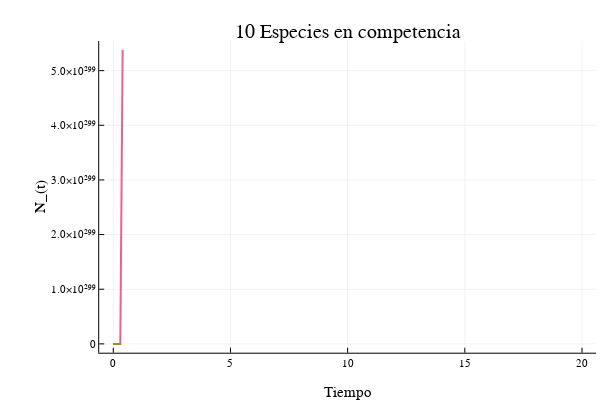

The notebook cell saved with this chart:
### Code cell
plot(t,sol10[:,1],label ="",w=2,
    title = "10 Especies en competencia",
    xlabel = "Tiempo",
    ylabel = "N_(t)"
)
plot!(t,sol10[:,2],label ="",w=2)
plot!(t,sol10[:,3],label ="",w=2)
plot!(t,sol10[:,4],label ="",w=2)
plot!(t,sol10[:,5],label ="",w=2)
plot!(t,sol10[:,6],label ="",w=2)
plot!(t,sol10[:,7],label ="",w=2)
plot!(t,sol10[:,8],label ="",w=2)
plot!(t,sol10[:,9],label ="",w=2)
plot!(t,sol10[:,10],label ="",w=2)

### Figure 1 — Plotly figure (JSON) as saved in the notebook; plotly's stock layout.template omitted (floating-point values rounded to 4 significant figures)
{"data": [{"colorbar": {"len": 0.8657, "title": "", "x": 0.9934, "y": 0.5087}, "legendgroup": "", "line": {"color": "rgba(0, 154, 250, 1.000)", "dash": "solid", "shape": "linear", "width": 2}, "mode": "lines", "name": "", "showlegend": false, "type": "scatter", "x": [0, 0.1, 0.2, 0.3], "xaxis": "x", "y": [0.3044, 0.1503, 0.08278, 124.7], "yaxis": "y", "zmax": null, "zmin": null}, {"colorbar": {"len": 0.8657, "title": "", "x": 0.9934, "y": 0.5087}, "legendgroup": "", "line": {"color": "rgba(227, 111, 71, 1.000)", "dash": "solid", "shape": "linear", "width": 2}, "mode": "lines", "name": "", "showlegend": false, "type": "scatter", "x": [0, 0.1, 0.2, 0.3], "xaxis": "x", "y": [0.3016, 0.2432, 1.608, 1.236e+62], "yaxis": "y", "zmax": null, "zmin": null}, {"colorbar": {"len": 0.8657, "title": "", "x": 0.9934, "y": 0.5087}, "legendgroup": "", "line": {"color": "rgba(62, 164, 78, 1.000)", "dash": "solid", "shape": "linear", "width": 2}, "mode": "lines", "name": "", "showlegend": false, "type": "scatter", "x": [0, 0.1, 0.2, 0.3], "xaxis": "x", "y": [0.485, 0.4802, 0.4761, 258.5], "yaxis": "y", "zmax": null, "zmin": null}, {"colorbar": {"len": 0.8657, "title": "", "x": 0.9934, "y": 0.5087}, "legendgroup": "", "line": {"color": "rgba(195, 113, 210, 1.000)", "dash": "solid", "shape": "linear", "width": 2}, "mode": "lines", "name": "", "showlegend": false, "type": "scatter", "x": [0, 0.1, 0.2, 0.3], "xaxis": "x", "y": [0.9598, 1.081, 1.296, -3.161e+40], "yaxis": "y", "zmax": null, "zmin": null}, {"colorbar": {"len": 0.8657, "title": "", "x": 0.9934, "y": 0.5087}, "legendgroup": "", "line": {"color": "rgba(172, 142, 24, 1.000)", "dash": "solid", "shape": "linear", "width": 2}, "mode": "lines", "name": "", "showlegend": false, "type": "scatter", "x": [0, 0.1, 0.2, 0.3], "xaxis": "x", "y": [0.2461, 0.2761, 0.3144, -6359000000000.0], "yaxis": "y", "zmax": null, "zmin": null}, {"colorbar": {"len": 0.8657, "title": "", "x": 0.9934, "y": 0.5087}, "legendgroup": "", "line": {"color": "rgba(0, 170, 174, 1.000)", "dash": "solid", "shape": "linear", "width": 2}, "mode": "lines", "name": "", "showlegend": false, "type": "scatter", "x": [0, 0.1, 0.2, 0.3], "xaxis": "x", "y": [0.3875, 0.628, 0.9436, 58.45], "yaxis": "y", "zmax": null, "zmin": null}, {"colorbar": {"len": 0.8657, "title": "", "x": 0.9934, "y": 0.5087}, "legendgroup": "", "line": {"color": "rgba(237, 94, 147, 1.000)", "dash": "solid", "shape": "linear", "width": 2}, "mode": "lines", "name": "", "showlegend": false, "type": "scatter", "x": [0, 0.1, 0.2, 0.3, 0.4], "xaxis": "x", "y": [0.4337, 0.422, 0.4108, 0.4001, 5.38e+299], "yaxis": "y", "zmax": null, "zmin": null}, {"colorbar": {"len": 0.8657, "title": "", "x": 0.9934, "y": 0.5087}, "legendgroup": "", "line": {"color": "rgba(198, 130, 37, 1.000)", "dash": "solid", "shape": "linear", "width": 2}, "mode": "lines", "name": "", "showlegend": false, "type": "scatter", "x": [0, 0.1, 0.2, 0.3], "xaxis": "x", "y": [0.4241, 0.4183, 0.4115, -78770000000.0], "yaxis": "y", "zmax": null, "zmin": null}, {"colorbar": {"len": 0.8657, "title": "", "x": 0.9934, "y": 0.5087}, "legendgroup": "", "line": {"color": "rgba(0, 169, 141, 1.000)", "dash": "solid", "shape": "linear", "width": 2}, "mode": "lines", "name": "", "showlegend": false, "type": "scatter", "x": [0, 0.1, 0.2, 0.3], "xaxis": "x", "y": [0.06612, 0.07254, 0.09938, 1.145e+56], "yaxis": "y", "zmax": null, "zmin": null}, {"colorbar": {"len": 0.8657, "title": "", "x": 0.9934, "y": 0.5087}, "legendgroup": "", "line": {"color": "rgba(142, 151, 30, 1.000)", "dash": "solid", "shape": "linear", "width": 2}, "mode": "lines", "name": "", "showlegend": false, "type": "scatter", "x": [0, 0.1, 0.2, 0.3], "xaxis": "x", "y": [0.2108, 0.2019, 0.1932, 121000000.0], "yaxis": "y", "zmax": null, "zmin": null}], "layout": {"annotations": [{"font": {"color": "rgba(0, 0, 0, 1.000)", "family": "sans-serif", "size": 20}, "rotation": 0, "showarrow": false, "text": "10 Especies en competencia", "x": 0.5794, "xanchor": "center", "xref": "paper", "y": 1, "yanchor": "top", "yref": "paper"}], "height": 400, "legend": {"bgcolor": "rgba(255, 255, 255, 1.000)", "bordercolor": "rgba(0, 0, 0, 1.000)", "borderwidth": 1, "font": {"color": "rgba(0, 0, 0, 1.000)", "family": "sans-serif", "size": 11}, "title": {"font": {"color": "rgba(0, 0, 0, 1.000)", "family": "sans-serif", "size": 15}, "text": ""}, "tracegroupgap": 0, "traceorder": "normal", "x": 1, "xanchor": "auto", "y": 1, "yanchor": "auto"}, "margin": {"b": 20, "l": 0, "r": 0, "t": 20}, "paper_bgcolor": "rgba(255, 255, 255, 1.000)", "plot_bgcolor": "rgba(255, 255, 255, 1.000)", "showlegend": true, "width": 600, "xaxis": {"anchor": "y", "domain": [0.1654, 0.9934], "gridcolor": "rgba(0, 0, 0, 0.100)", "gridwidth": 0.5, "linecolor": "rgba(0, 0, 0, 1.000)", "mirror": false, "range": [-0.6, 20.6], "showgrid": true, "showline": true, "showticklabels": true, "tickangle": 0, "tickcolor": "rgb(0, 0, 0)", "tickfont": {"color": "rgba(0, 0, 0, 1.000)", "family": "sans-serif", "size": 11}, "tickmode": "array", "ticks": "inside", "ticktext": ["0", "5", "10", "15", "20"], "tickvals": [0, 5, 10, 15, 20], "title": "Tiempo", "titlefont": {"color": "rgba(0, 0, 0, 1.000)", "family": "sans-serif", "size": 15}, "type": "-", "visible": true, "zeroline": false, "zerolinecolor": "rgba(0, 0, 0, 1.000)"}, "yaxis": {"anchor": "x", "domain": [0.07581, 0.9415], "gridcolor": "rgba(0, 0, 0, 0.100)", "gridwidth": 0.5, "linecolor": "rgba(0, 0, 0, 1.000)", "mirror": false, "range": [-1.614e+298, 5.542e+299], "showgrid": true, "showline": true, "showticklabels": true, "tickangle": 0, "tickcolor": "rgb(0, 0, 0)", "tickfont": {"color": "rgba(0, 0, 0, 1.000)", "family": "sans-serif", "size": 11}, "tickmode": "array", "ticks": "inside", "ticktext": ["0", "1.0×10²⁹⁹", "2.0×10²⁹⁹", "3.0×10²⁹⁹", "4.0×10²⁹⁹", "5.0×10²⁹⁹"], "tickvals": [0, 1e+299, 2e+299, 3e+299, 4e+299, 5e+299], "title": "N_(t)", "titlefont": {"color": "rgba(0, 0, 0, 1.000)", "family": "sans-serif", "size": 15}, "type": "-", "visible": true, "zeroline": false, "zerolinecolor": "rgba(0, 0, 0, 1.000)"}}}
